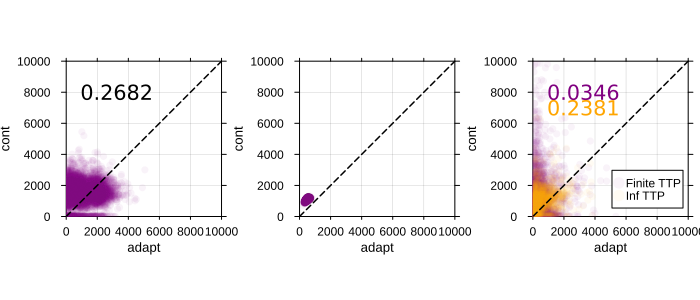

Reproduce this figure in Julia.
#=

    FIGURE 6
    ========

=#

using RobustAdaptiveTherapy
using Plots, StatsPlots

include("../defaults.jl")

## Setup strategy

Δ = 30.0
α = [0.5,1.0]
tmax = 10000.0
ω = 1e-2
n = 10000

## Patient 99

    met_idx_sample = begin
        Q = sample(patient_fit(99),n)
        sample_metastasis(Q,ω,Δ,α;tmax,expected=false,remove_inf=true)
    end

    met_idx_expected = begin
        Q = sample(patient_fit(99),n)
        sample_metastasis(Q,ω,Δ,α;tmax,expected=true,remove_inf=true)
    end

    fig6a = scatter(reverse(eachcol(met_idx_sample))..., c=:purple, α=0.05, label="")
    fig6b = scatter(reverse(eachcol(met_idx_expected))..., c=:purple, α=0.05, label="")
 
    prop_at_better = count(met_idx_sample[:,2] .> met_idx_sample[:,1]) / n
    prop_at_better = round(prop_at_better, sigdigits=4)
    annotate!(fig6a, 1000, 8000, text("$prop_at_better", :black, :left))

## Joint posterior

    Q = sample_joint_posterior(n)
    met_all_sample = sample_metastasis(Q,ω,Δ,α;tmax,expected=false,remove_inf=false)
    ttp = sample_ttp(Q,Δ,α;tmax,remove_inf=false)

    # Colour based on finite TTP
    idx = isfinite.(ttp[:,1])

    fig6c = scatter(reverse(eachcol(met_all_sample))..., group=idx,c=[:purple :orange], α=0.05, label=["Finite TTP"  "Inf TTP"])

    prop_at_better_all_prog = count(met_all_sample[idx,2] .> met_all_sample[idx,1]) / n
    prop_at_better_all_prog = round(prop_at_better_all_prog, sigdigits=4)
    prop_at_better_all_noprog = count(met_all_sample[.!idx,2] .> met_all_sample[.!idx,1]) / n
    prop_at_better_all_noprog = round(prop_at_better_all_noprog, sigdigits=4)

    annotate!(fig6c, 1000, 8000, text("$prop_at_better_all_prog", :purple, :left))
    annotate!(fig6c, 1000, 7000, text("$prop_at_better_all_noprog", :orange, :left))

## Figure

    fig6 = plot(fig6a,fig6b,fig6c, layout=(1,3), aspect_ratio=:equal,
        xlabel="adapt", ylabel="cont", size=(700,300), 
        xlim=(0.0,10000.0), ylim=(0.0,10000.0))

    [plot!(fig6, subplot=i, x->x, c=:black, ls=:dash, lw=1.5, label="") for i in 1:3]

    savefig(fig6, split("$(@__FILE__).svg",".")[1] * ".svg")
    fig6
